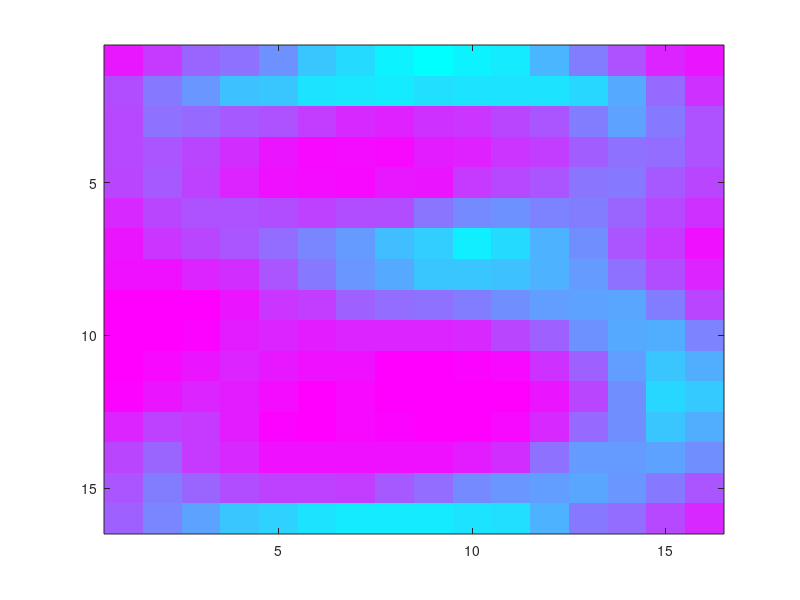
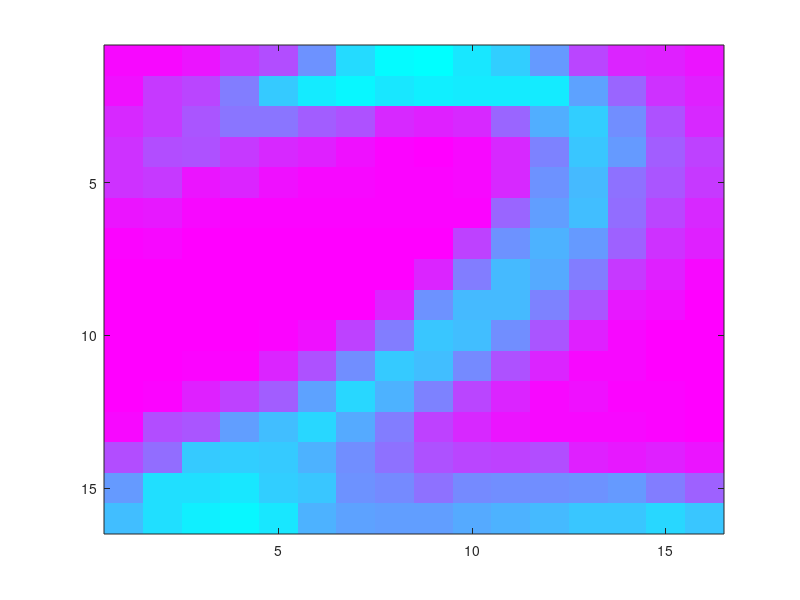
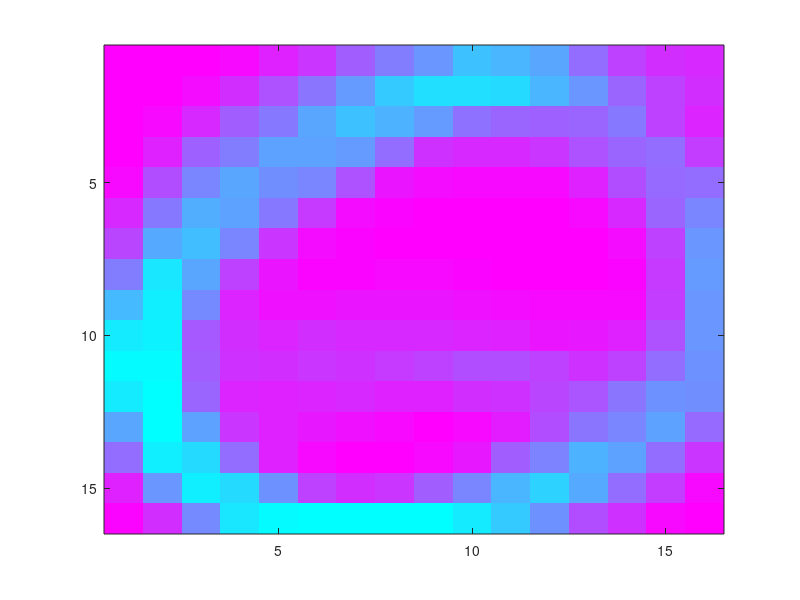
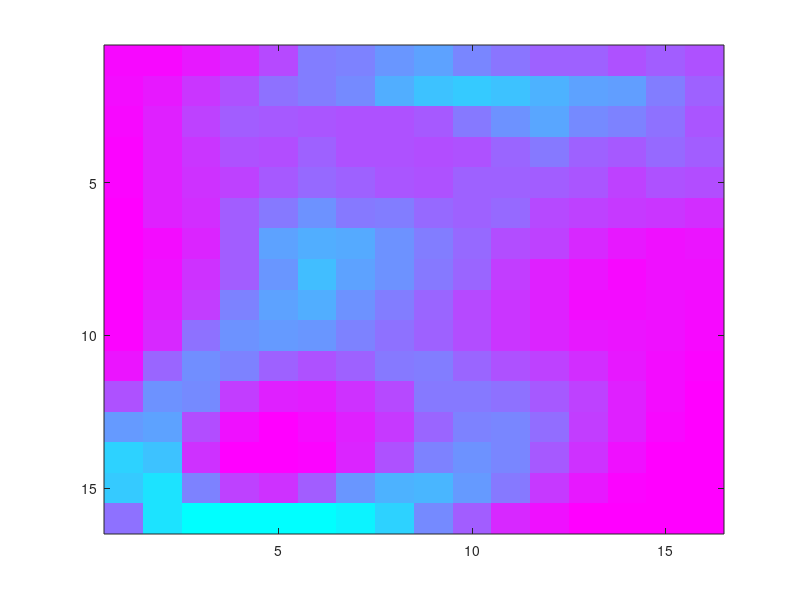

Recreate these plots in MATLAB, in order.
% HW3 k_Means
function k_Means()

A = textread('digits2.txt', '%s');
B = cat(1,A{:})-'0';
%600 digit each of them represented by 1*256 dimensional vectors
Dig = zeros(600,256);
for i=1:600
    for j=((i-1)*16+1):((i-1)*16+16)
        t = j-(i-1)*16;
        for k=((t-1)*16+1):((t-1)*16+16)
            p = k - (t-1)*16;
            Dig(i,k) = B(j,p);
        end
    end
end

m = sum(Dig,1)/ 600;
R_coef = (0.6*(rand(10,256)-0.5));
M_init = zeros(10,256);
for i=1:10
    M_init(i,:) = m+R_coef(i,:).*m;
end

M = M_init;
count = 0;
while count<80
    count = count+1;
    %Assigning each data to clusters
    b = zeros(600,1);
    for i=1:600
        dist = zeros(10,1);
        for j=1:10
            dist(j) = sqrt(sum((Dig(i,:) - M(j,:)) .^ 2));
        end
        [val,ind] = min(dist);
        b(i) = ind;
    end
    %Finding new mean values of clusters
    M = zeros(10,256);
    for i=1:10
        num_elements = 0;
        total = zeros(1,256);
        for j=1:600
            if b(j)==i
                total = total + Dig(j,:);
                num_elements = num_elements + 1;
            end
        end
        M(i,:) = total/num_elements;
    end
end
 
C1 = zeros(16,16);
C2 = zeros(16,16);
C3 = zeros(16,16);
C4 = zeros(16,16);
C5 = zeros(16,16);
C6 = zeros(16,16);
C7 = zeros(16,16);
C8 = zeros(16,16);
C9 = zeros(16,16);
C10 = zeros(16,16);
for i=1:16
    for j=((i-1)*16+1):((i-1)*16+16)
        t = j-(i-1)*16;
        C1(i,t) = M(1,j);
        C2(i,t) = M(2,j);
        C3(i,t) = M(3,j);
        C4(i,t) = M(4,j);
        C5(i,t) = M(5,j);
        C6(i,t) = M(6,j);
        C7(i,t) = M(7,j);
        C8(i,t) = M(8,j);
        C9(i,t) = M(9,j);
        C10(i,t) = M(10,j);
    end
end
        
figure
imagesc(C1);
colormap(flipud(cool));
figure
imagesc(C2);
colormap(flipud(cool));
figure
imagesc(C3);
colormap(flipud(cool));
figure
imagesc(C4);
colormap(flipud(cool));
figure
imagesc(C5);
colormap(flipud(cool));
figure
imagesc(C6);
colormap(flipud(cool));
figure
imagesc(C7);
colormap(flipud(cool));
figure
imagesc(C8);
colormap(flipud(cool));
figure
imagesc(C9);
colormap(flipud(cool));
figure
imagesc(C10);
colormap(flipud(cool));